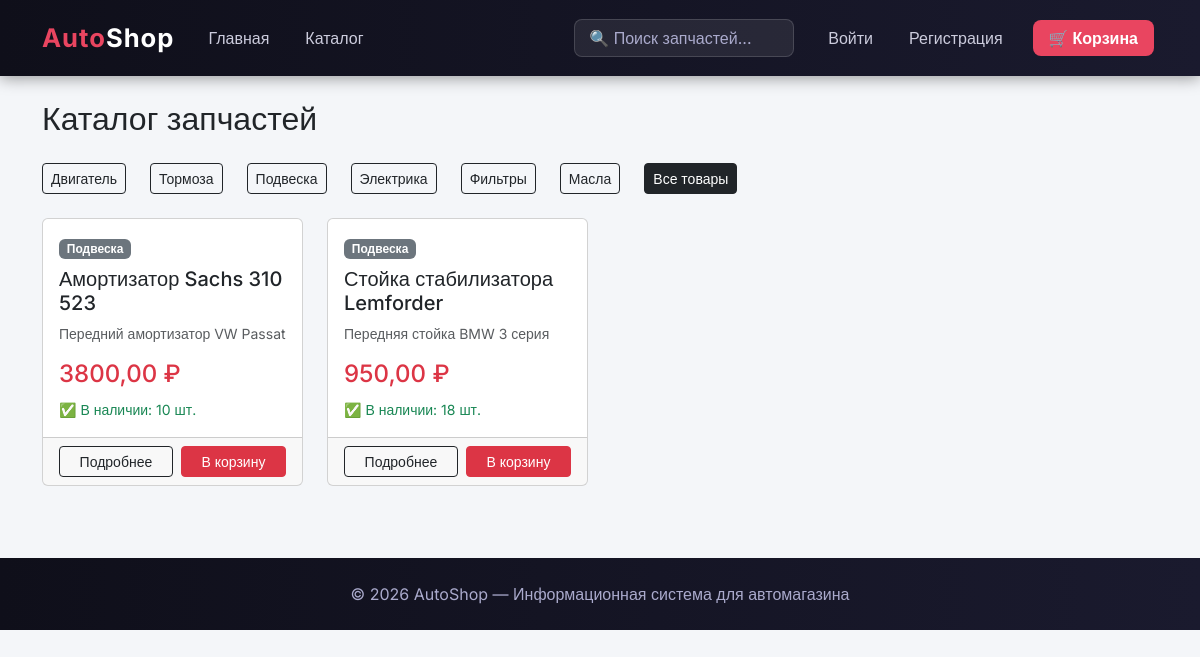
The app's page /catalog/?category=podveska with its own data.
### store/models.py (models this page shows, shortened)
class Category(models.Model):
    name = models.CharField(max_length=200, verbose_name='Название')
    slug = models.SlugField(unique=True)
    class Meta:
        verbose_name = 'Категория'
        verbose_name_plural = 'Категории'

class Product(models.Model):
    category = models.ForeignKey(Category, on_delete=models.CASCADE, verbose_name='Категория')
    name = models.CharField(max_length=200, verbose_name='Название')
    description = models.TextField(verbose_name='Описание', blank=True)
    price = models.DecimalField(max_digits=10, decimal_places=2, verbose_name='Цена')
    stock = models.PositiveIntegerField(default=0, verbose_name='Остаток')
    available = models.BooleanField(default=True, verbose_name='В наличии')
    created = models.DateTimeField(auto_now_add=True)
    class Meta:
        verbose_name = 'Товар'
        verbose_name_plural = 'Товары'

### store/views.py (the view)
# urls.py: path('catalog/', views.catalog, name='catalog'),
def catalog(request):
    products = Product.objects.filter(available=True)
    categories = Category.objects.all()
    category_slug = request.GET.get('category')
    if category_slug:
        category = get_object_or_404(Category, slug=category_slug)
        products = products.filter(category=category)
    return render(request, 'store/catalog.html', {'products': products, 'categories': categories})

### templates/store/catalog.html (shortened to what this page needs)
{% extends 'base.html' %}
{% block content %}
<h2 class="mb-4">Каталог запчастей</h2>
<div class="row mb-3">
    {% for category in categories %}
    <div class="col-auto mb-2">
        <a href="/catalog/?category={{ category.slug }}" class="btn btn-outline-dark btn-sm">{{ category.name }}</a>
    </div>
    {% endfor %}
    <div class="col-auto mb-2">
        <a href="/catalog/" class="btn btn-dark btn-sm">Все товары</a>
    </div>
</div>
<div class="row">
    {% for product in products %}
    <div class="col-md-3 mb-4">
        <div class="card h-100">
            <div class="card-body">
                <span class="badge bg-secondary mb-2">{{ product.category.name }}</span>
                <h5 class="card-title">{{ product.name }}</h5>
                <p class="card-text text-muted small">{{ product.description|truncatechars:100 }}</p>
                <h4 class="text-danger">{{ product.price }} ₽</h4>
                {% if product.stock > 0 %}
                    <small class="text-success">✅ В наличии: {{ product.stock }} шт.</small>
                {% else %}
                    <small class="text-danger">❌ Нет в наличии</small>
                {% endif %}
            </div>
            <div class="card-footer d-flex gap-2">
                <a href="/product/{{ product.pk }}/" class="btn btn-outline-dark btn-sm flex-fill">Подробнее</a>
                <a href="/cart/add/{{ product.pk }}/" class="btn btn-danger btn-sm flex-fill">В корзину</a>
            </div>
        </div>
    </div>
    {% empty %}
    <p class="text-muted">Товары не найдены.</p>
    {% endfor %}
</div>
{% endblock %}

### templates/base.html (style rules this page uses)
body { background-color: #f4f6f9; font-family: 'Inter', sans-serif; }

### records on screen
Category: name "Двигатель"
Category: name "Тормоза"
Category: name "Подвеска"
Category: name "Электрика"
Category: name "Фильтры"
Category: name "Масла"
Product: category.name "Подвеска", name "Амортизатор Sachs 310 523", description "Передний амортизатор VW Passat", price "3800,00", stock "10"
Product: category.name "Подвеска", name "Стойка стабилизатора Lemforder", description "Передняя стойка BMW 3 серия", price "950,00", stock "18"
